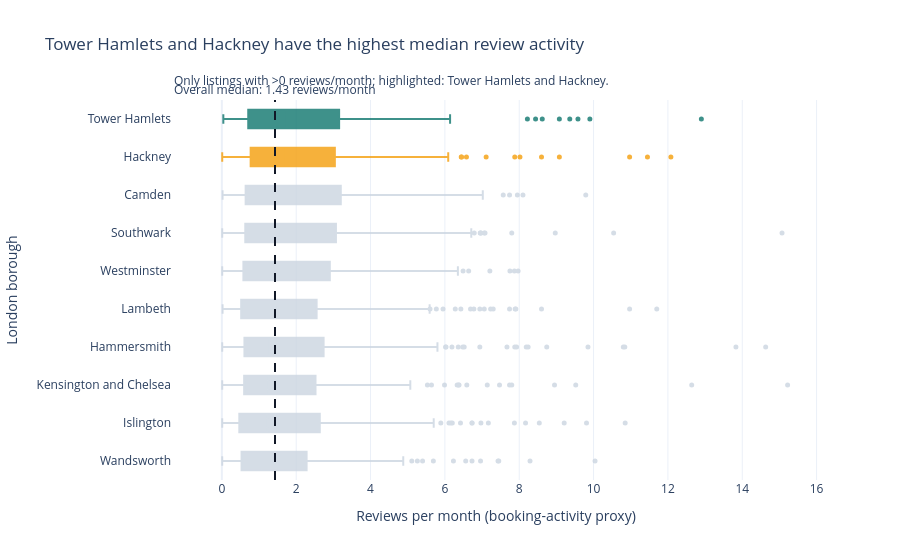

Notebook source saved alongside this figure:
### Markdown cell above
## Task 2 — Box plot: listing activity by borough

**What to build:** A **horizontal box plot** comparing listing activity (reviews per month) across London boroughs — reviews per month is a proxy for how frequently a listing is booked.

**Requirements:**
- Horizontal orientation (borough names are long)
- Sorted by median reviews per month (most active at top)
- Highlight the **two most active** boroughs in a different colour
- Outliers shown as individual points
- Insight title naming the two busiest boroughs

> 💡 Some listings have zero reviews — these are new or inactive listings. Filter them out with before plotting

### Code cell
import plotly.graph_objects as go

# Task 2: Compare review activity for listings with at least one review per month.
activity = df.loc[
    df['reviews_per_month'].notna() & (df['reviews_per_month'] > 0)
].copy()
borough_medians = activity.groupby('neighbourhood')['reviews_per_month'].median()
borough_order = borough_medians.sort_values(ascending=False).index.tolist()
busiest_boroughs = borough_order[:2]
overall_median = activity['reviews_per_month'].median()

highlight_colors = ['#0F766E', '#F59E0B']
highlight_map = dict(zip(busiest_boroughs, highlight_colors))
fig_task2 = go.Figure()
for borough in borough_order:
    borough_values = activity.loc[
        activity['neighbourhood'] == borough, 'reviews_per_month'
    ]
    color = highlight_map.get(borough, '#CBD5E1')
    fig_task2.add_trace(go.Box(
        x=borough_values,
        y=[borough] * len(borough_values),
        name=borough,
        orientation='h',
        boxpoints='outliers',
        marker=dict(color=color, size=5),
        line=dict(color=color),
        fillcolor=color,
        opacity=0.8,
        showlegend=False
    ))

fig_task2.add_vline(
    x=overall_median,
    line_color='#111827',
    line_dash='dash',
    annotation_text=f'Overall median: {overall_median:.2f} reviews/month',
    annotation_position='top'
)
fig_task2.update_layout(
    title=f"{busiest_boroughs[0]} and {busiest_boroughs[1]} have the highest median review activity",
    xaxis_title='Reviews per month (booking-activity proxy)',
    yaxis_title='London borough',
    yaxis=dict(categoryorder='array', categoryarray=borough_order, autorange='reversed'),
    template='plotly_white',
    margin=dict(l=150, t=100)
)
fig_task2.add_annotation(
    x=0, y=1.08, xref='paper', yref='paper', xanchor='left',
    text=f"Only listings with >0 reviews/month; highlighted: {busiest_boroughs[0]} and {busiest_boroughs[1]}.",
    showarrow=False
)
fig_task2.show()

### Figure 1 — Plotly figure (JSON) as saved in the notebook; plotly's stock layout.template omitted (floating-point values rounded to 4 significant figures; data arrays with more than 128 entries replaced by an {"elided": "..."} marker saying what was removed)
{"data": [{"boxpoints": "outliers", "fillcolor": "#0F766E", "line": {"color": "#0F766E"}, "marker": {"color": "#0F766E", "size": 5}, "name": "Tower Hamlets", "opacity": 0.8, "orientation": "h", "showlegend": false, "type": "box", "x": {"elided": "259 float values"}, "y": {"elided": "259 str values"}}, {"boxpoints": "outliers", "fillcolor": "#F59E0B", "line": {"color": "#F59E0B"}, "marker": {"color": "#F59E0B", "size": 5}, "name": "Hackney", "opacity": 0.8, "orientation": "h", "showlegend": false, "type": "box", "x": {"elided": "252 float values"}, "y": {"elided": "252 str values"}}, {"boxpoints": "outliers", "fillcolor": "#CBD5E1", "line": {"color": "#CBD5E1"}, "marker": {"color": "#CBD5E1", "size": 5}, "name": "Camden", "opacity": 0.8, "orientation": "h", "showlegend": false, "type": "box", "x": {"elided": "246 float values"}, "y": {"elided": "246 str values"}}, {"boxpoints": "outliers", "fillcolor": "#CBD5E1", "line": {"color": "#CBD5E1"}, "marker": {"color": "#CBD5E1", "size": 5}, "name": "Southwark", "opacity": 0.8, "orientation": "h", "showlegend": false, "type": "box", "x": {"elided": "270 float values"}, "y": {"elided": "270 str values"}}, {"boxpoints": "outliers", "fillcolor": "#CBD5E1", "line": {"color": "#CBD5E1"}, "marker": {"color": "#CBD5E1", "size": 5}, "name": "Westminster", "opacity": 0.8, "orientation": "h", "showlegend": false, "type": "box", "x": {"elided": "260 float values"}, "y": {"elided": "260 str values"}}, {"boxpoints": "outliers", "fillcolor": "#CBD5E1", "line": {"color": "#CBD5E1"}, "marker": {"color": "#CBD5E1", "size": 5}, "name": "Lambeth", "opacity": 0.8, "orientation": "h", "showlegend": false, "type": "box", "x": {"elided": "250 float values"}, "y": {"elided": "250 str values"}}, {"boxpoints": "outliers", "fillcolor": "#CBD5E1", "line": {"color": "#CBD5E1"}, "marker": {"color": "#CBD5E1", "size": 5}, "name": "Hammersmith", "opacity": 0.8, "orientation": "h", "showlegend": false, "type": "box", "x": {"elided": "245 float values"}, "y": {"elided": "245 str values"}}, {"boxpoints": "outliers", "fillcolor": "#CBD5E1", "line": {"color": "#CBD5E1"}, "marker": {"color": "#CBD5E1", "size": 5}, "name": "Kensington and Chelsea", "opacity": 0.8, "orientation": "h", "showlegend": false, "type": "box", "x": {"elided": "246 float values"}, "y": {"elided": "246 str values"}}, {"boxpoints": "outliers", "fillcolor": "#CBD5E1", "line": {"color": "#CBD5E1"}, "marker": {"color": "#CBD5E1", "size": 5}, "name": "Islington", "opacity": 0.8, "orientation": "h", "showlegend": false, "type": "box", "x": {"elided": "241 float values"}, "y": {"elided": "241 str values"}}, {"boxpoints": "outliers", "fillcolor": "#CBD5E1", "line": {"color": "#CBD5E1"}, "marker": {"color": "#CBD5E1", "size": 5}, "name": "Wandsworth", "opacity": 0.8, "orientation": "h", "showlegend": false, "type": "box", "x": {"elided": "226 float values"}, "y": {"elided": "226 str values"}}], "layout": {"annotations": [{"showarrow": false, "text": "Overall median: 1.43 reviews/month", "x": 1.43, "xanchor": "center", "xref": "x", "y": 1, "yanchor": "bottom", "yref": "y domain"}, {"showarrow": false, "text": "Only listings with >0 reviews/month; highlighted: Tower Hamlets and Hackney.", "x": 0, "xanchor": "left", "xref": "paper", "y": 1.08, "yref": "paper"}], "margin": {"l": 150, "t": 100}, "shapes": [{"line": {"color": "#111827", "dash": "dash"}, "type": "line", "x0": 1.43, "x1": 1.43, "xref": "x", "y0": 0, "y1": 1, "yref": "y domain"}], "title": {"text": "Tower Hamlets and Hackney have the highest median review activity"}, "xaxis": {"title": {"text": "Reviews per month (booking-activity proxy)"}}, "yaxis": {"autorange": "reversed", "categoryarray": ["Tower Hamlets", "Hackney", "Camden", "Southwark", "Westminster", "Lambeth", "Hammersmith", "Kensington and Chelsea", "Islington", "Wandsworth"], "categoryorder": "array", "title": {"text": "London borough"}}}}
